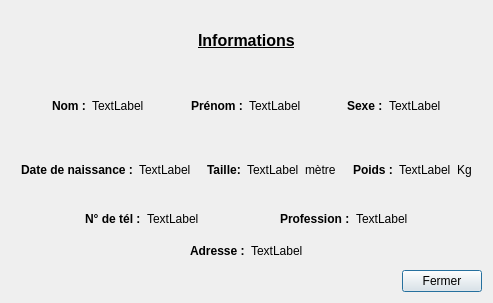
<?xml version="1.0" encoding="UTF-8"?>
<ui version="4.0">
 <class>DialogAfficheInfo</class>
 <widget class="QDialog" name="DialogAfficheInfo">
  <property name="geometry">
   <rect>
    <x>0</x>
    <y>0</y>
    <width>493</width>
    <height>303</height>
   </rect>
  </property>
  <property name="windowTitle">
   <string>informations du profil</string>
  </property>
  <layout class="QVBoxLayout" name="verticalLayout">
   <item>
    <layout class="QHBoxLayout" name="horizontalLayout">
     <item>
      <spacer name="horizontalSpacer_2">
       <property name="orientation">
        <enum>Qt::Horizontal</enum>
       </property>
       <property name="sizeHint" stdset="0">
        <size>
         <width>40</width>
         <height>20</height>
        </size>
       </property>
      </spacer>
     </item>
     <item>
      <widget class="QLabel" name="label">
       <property name="font">
        <font>
         <pointsize>12</pointsize>
         <weight>75</weight>
         <bold>true</bold>
         <underline>true</underline>
        </font>
       </property>
       <property name="text">
        <string>Informations</string>
       </property>
      </widget>
     </item>
     <item>
      <spacer name="horizontalSpacer_3">
       <property name="orientation">
        <enum>Qt::Horizontal</enum>
       </property>
       <property name="sizeHint" stdset="0">
        <size>
         <width>40</width>
         <height>20</height>
        </size>
       </property>
      </spacer>
     </item>
    </layout>
   </item>
   <item>
    <layout class="QHBoxLayout" name="horizontalLayout_3">
     <item>
      <spacer name="horizontalSpacer_5">
       <property name="orientation">
        <enum>Qt::Horizontal</enum>
       </property>
       <property name="sizeHint" stdset="0">
        <size>
         <width>40</width>
         <height>20</height>
        </size>
       </property>
      </spacer>
     </item>
     <item>
      <widget class="QLabel" name="label_2">
       <property name="font">
        <font>
         <pointsize>9</pointsize>
         <weight>75</weight>
         <bold>true</bold>
        </font>
       </property>
       <property name="text">
        <string>Nom :</string>
       </property>
      </widget>
     </item>
     <item>
      <widget class="QLabel" name="labelNom">
       <property name="text">
        <string>TextLabel</string>
       </property>
      </widget>
     </item>
     <item>
      <spacer name="horizontalSpacer_4">
       <property name="orientation">
        <enum>Qt::Horizontal</enum>
       </property>
       <property name="sizeHint" stdset="0">
        <size>
         <width>40</width>
         <height>20</height>
        </size>
       </property>
      </spacer>
     </item>
     <item>
      <widget class="QLabel" name="label_4">
       <property name="font">
        <font>
         <pointsize>9</pointsize>
         <weight>75</weight>
         <bold>true</bold>
        </font>
       </property>
       <property name="text">
        <string>Prénom :</string>
       </property>
      </widget>
     </item>
     <item>
      <widget class="QLabel" name="labelPrenom">
       <property name="text">
        <string>TextLabel</string>
       </property>
      </widget>
     </item>
     <item>
      <spacer name="horizontalSpacer_8">
       <property name="orientation">
        <enum>Qt::Horizontal</enum>
       </property>
       <property name="sizeHint" stdset="0">
        <size>
         <width>40</width>
         <height>20</height>
        </size>
       </property>
      </spacer>
     </item>
     <item>
      <widget class="QLabel" name="label_3">
       <property name="font">
        <font>
         <pointsize>9</pointsize>
         <weight>75</weight>
         <bold>true</bold>
        </font>
       </property>
       <property name="text">
        <string>Sexe :</string>
       </property>
      </widget>
     </item>
     <item>
      <widget class="QLabel" name="labelSexe">
       <property name="text">
        <string>TextLabel</string>
       </property>
      </widget>
     </item>
     <item>
      <spacer name="horizontalSpacer_6">
       <property name="orientation">
        <enum>Qt::Horizontal</enum>
       </property>
       <property name="sizeHint" stdset="0">
        <size>
         <width>40</width>
         <height>20</height>
        </size>
       </property>
      </spacer>
     </item>
    </layout>
   </item>
   <item>
    <layout class="QHBoxLayout" name="horizontalLayout_4">
     <item>
      <spacer name="horizontalSpacer_7">
       <property name="orientation">
        <enum>Qt::Horizontal</enum>
       </property>
       <property name="sizeHint" stdset="0">
        <size>
         <width>40</width>
         <height>20</height>
        </size>
       </property>
      </spacer>
     </item>
     <item>
      <widget class="QLabel" name="label_6">
       <property name="font">
        <font>
         <pointsize>9</pointsize>
         <weight>75</weight>
         <bold>true</bold>
        </font>
       </property>
       <property name="text">
        <string>Date de naissance :</string>
       </property>
      </widget>
     </item>
     <item>
      <widget class="QLabel" name="labelDateNaissance">
       <property name="text">
        <string>TextLabel</string>
       </property>
      </widget>
     </item>
     <item>
      <spacer name="horizontalSpacer_9">
       <property name="orientation">
        <enum>Qt::Horizontal</enum>
       </property>
       <property name="sizeHint" stdset="0">
        <size>
         <width>40</width>
         <height>20</height>
        </size>
       </property>
      </spacer>
     </item>
     <item>
      <widget class="QLabel" name="label_5">
       <property name="font">
        <font>
         <pointsize>9</pointsize>
         <weight>75</weight>
         <bold>true</bold>
        </font>
       </property>
       <property name="text">
        <string>Taille:</string>
       </property>
      </widget>
     </item>
     <item>
      <widget class="QLabel" name="labelTaille">
       <property name="text">
        <string>TextLabel</string>
       </property>
      </widget>
     </item>
     <item>
      <widget class="QLabel" name="label_10">
       <property name="text">
        <string>mètre</string>
       </property>
      </widget>
     </item>
     <item>
      <spacer name="horizontalSpacer_11">
       <property name="orientation">
        <enum>Qt::Horizontal</enum>
       </property>
       <property name="sizeHint" stdset="0">
        <size>
         <width>40</width>
         <height>20</height>
        </size>
       </property>
      </spacer>
     </item>
     <item>
      <widget class="QLabel" name="label_8">
       <property name="font">
        <font>
         <pointsize>9</pointsize>
         <weight>75</weight>
         <bold>true</bold>
        </font>
       </property>
       <property name="text">
        <string>Poids :</string>
       </property>
      </widget>
     </item>
     <item>
      <widget class="QLabel" name="labelPoids">
       <property name="text">
        <string>TextLabel</string>
       </property>
      </widget>
     </item>
     <item>
      <widget class="QLabel" name="label_11">
       <property name="text">
        <string>Kg</string>
       </property>
      </widget>
     </item>
     <item>
      <spacer name="horizontalSpacer_10">
       <property name="orientation">
        <enum>Qt::Horizontal</enum>
       </property>
       <property name="sizeHint" stdset="0">
        <size>
         <width>40</width>
         <height>20</height>
        </size>
       </property>
      </spacer>
     </item>
    </layout>
   </item>
   <item>
    <layout class="QVBoxLayout" name="verticalLayout_2">
     <item>
      <layout class="QHBoxLayout" name="horizontalLayout_5">
       <item>
        <spacer name="horizontalSpacer_13">
         <property name="orientation">
          <enum>Qt::Horizontal</enum>
         </property>
         <property name="sizeHint" stdset="0">
          <size>
           <width>40</width>
           <height>20</height>
          </size>
         </property>
        </spacer>
       </item>
       <item>
        <widget class="QLabel" name="label_7">
         <property name="font">
          <font>
           <pointsize>9</pointsize>
           <weight>75</weight>
           <bold>true</bold>
          </font>
         </property>
         <property name="text">
          <string>N° de tél :</string>
         </property>
        </widget>
       </item>
       <item>
        <widget class="QLabel" name="labelTel">
         <property name="text">
          <string>TextLabel</string>
         </property>
        </widget>
       </item>
       <item>
        <spacer name="horizontalSpacer_15">
         <property name="orientation">
          <enum>Qt::Horizontal</enum>
         </property>
         <property name="sizeHint" stdset="0">
          <size>
           <width>40</width>
           <height>20</height>
          </size>
         </property>
        </spacer>
       </item>
       <item>
        <widget class="QLabel" name="label_12">
         <property name="font">
          <font>
           <pointsize>9</pointsize>
           <weight>75</weight>
           <bold>true</bold>
          </font>
         </property>
         <property name="text">
          <string>Profession :</string>
         </property>
        </widget>
       </item>
       <item>
        <widget class="QLabel" name="labelProfession">
         <property name="text">
          <string>TextLabel</string>
         </property>
        </widget>
       </item>
       <item>
        <spacer name="horizontalSpacer_14">
         <property name="orientation">
          <enum>Qt::Horizontal</enum>
         </property>
         <property name="sizeHint" stdset="0">
          <size>
           <width>40</width>
           <height>20</height>
          </size>
         </property>
        </spacer>
       </item>
      </layout>
     </item>
     <item>
      <layout class="QHBoxLayout" name="horizontalLayout_7">
       <item>
        <spacer name="horizontalSpacer_16">
         <property name="orientation">
          <enum>Qt::Horizontal</enum>
         </property>
         <property name="sizeHint" stdset="0">
          <size>
           <width>40</width>
           <height>20</height>
          </size>
         </property>
        </spacer>
       </item>
       <item>
        <widget class="QLabel" name="label_14">
         <property name="font">
          <font>
           <pointsize>9</pointsize>
           <weight>75</weight>
           <bold>true</bold>
           <kerning>false</kerning>
          </font>
         </property>
         <property name="text">
          <string>Adresse :</string>
         </property>
        </widget>
       </item>
       <item>
        <widget class="QLabel" name="labelAdresse">
         <property name="text">
          <string>TextLabel</string>
         </property>
        </widget>
       </item>
       <item>
        <spacer name="horizontalSpacer_12">
         <property name="orientation">
          <enum>Qt::Horizontal</enum>
         </property>
         <property name="sizeHint" stdset="0">
          <size>
           <width>40</width>
           <height>20</height>
          </size>
         </property>
        </spacer>
       </item>
      </layout>
     </item>
    </layout>
   </item>
   <item>
    <layout class="QHBoxLayout" name="horizontalLayout_2">
     <item>
      <spacer name="horizontalSpacer">
       <property name="orientation">
        <enum>Qt::Horizontal</enum>
       </property>
       <property name="sizeHint" stdset="0">
        <size>
         <width>40</width>
         <height>20</height>
        </size>
       </property>
      </spacer>
     </item>
     <item>
      <widget class="QPushButton" name="pushButtonFermer">
       <property name="text">
        <string>Fermer</string>
       </property>
      </widget>
     </item>
    </layout>
   </item>
  </layout>
 </widget>
 <resources/>
 <connections/>
</ui>
